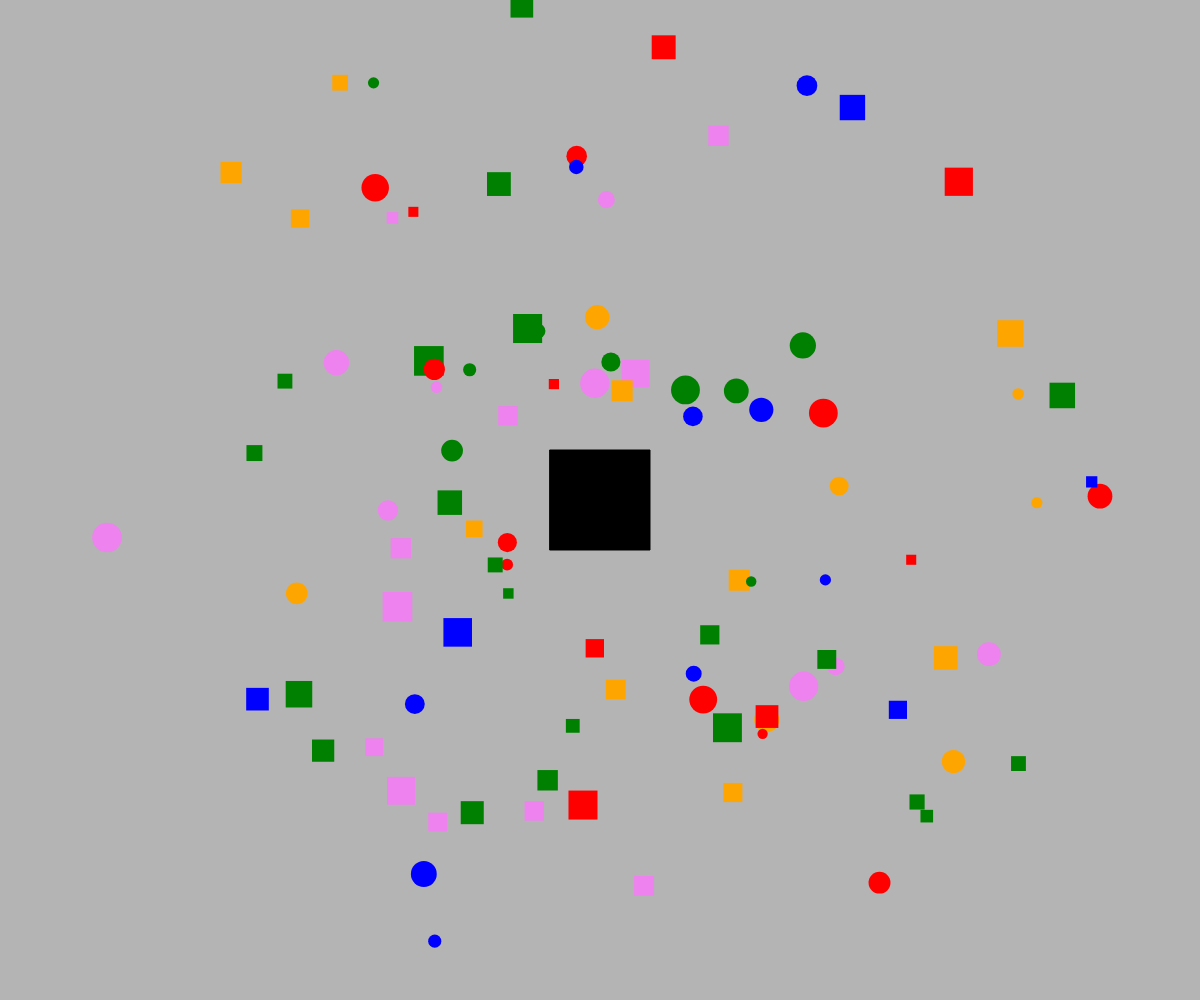
Frame 1 (no input)
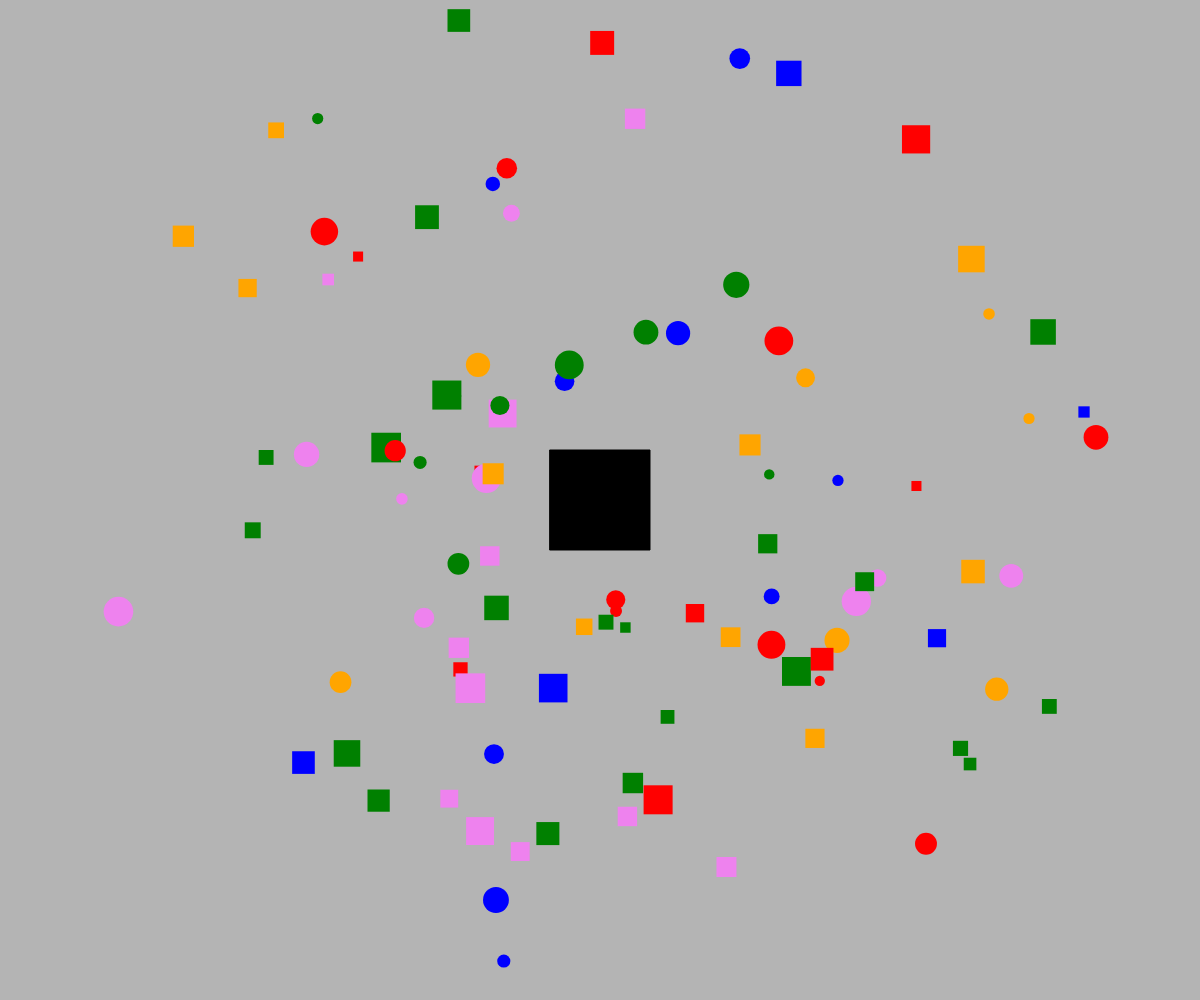
Frame 60 (no input)
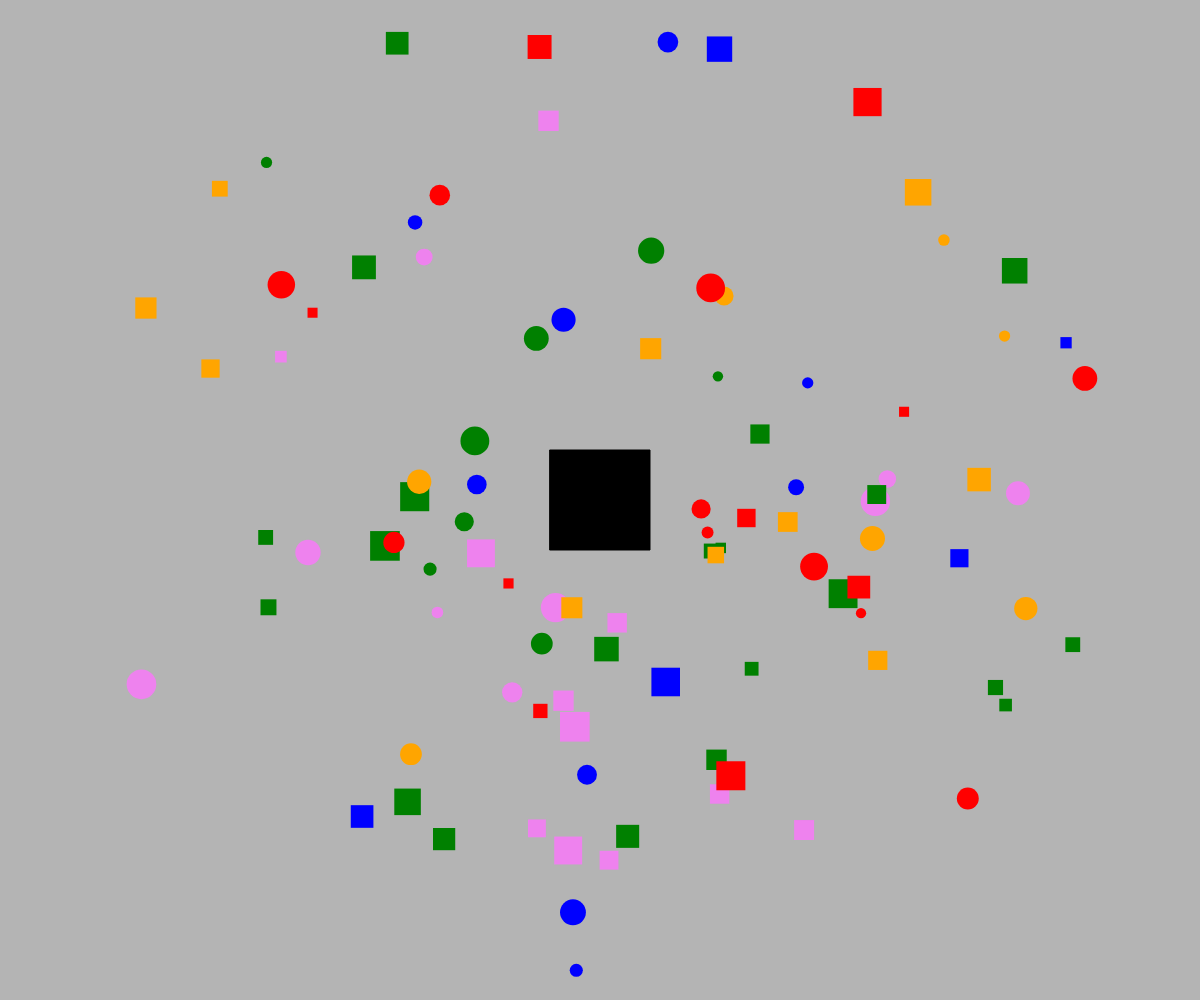
Frame 120 (the mouse pressed at the canvas centre since frame 60)

The p5.js sketch that drew these frames (run headless with seeded random() and noise() and a simulated clock; from frame 60 on, the mouse is pressed at the canvas centre):

// p5.js sketch
// ── sketch.js
var object = []
var kakbah
var numObject = 100
var speeds = [10, 12, 14, 16, 18]
var colors = ["red", "green", "blue", "violet", "orange"]

function setup() {
    createCanvas(windowWidth, windowHeight)
    rectMode(CENTER)
    kakbah = new createKakbah()

    for (var i = 0; i < numObject; i++) {
        var mass = random(5, 15)
        var radius = random(kakbah.height, min(windowWidth / 2, windowHeight / 2))
        var angle = random(0, TWO_PI)
        var objectPos = createVector(radius * cos(angle), radius * sin(angle))

        var type = Math.floor(random(0, 2))
        var id = Math.floor(random(0, 5))
        var randColor = colors[id]
        var objectVel = objectPos.copy()
        objectVel.rotate(-HALF_PI)
        objectVel.normalize()
        objectVel.mult(sqrt((speeds[id] * kakbah.mass) / (radius)))

        object.push(new createObject(id, type, mass, objectPos, objectVel, randColor))
    }
}

function draw() {
    background(180)
    translate(width / 2, height / 2)
    for (var i = numObject - 1; i >= 0; i--) {
        kakbah.attract(object[i])
        object[i].move()
        object[i].show()
    }
    kakbah.show()
}

function createKakbah() {
    this.mass = 50
    this.pos = createVector(0, 0)
    this.height = 100

    this.show = function () {
        stroke(0)
        fill(0)
        rect(this.pos.x, this.pos.y, this.height, this.height)
    }

    this.attract = function (child) {
        var r = dist(this.pos.x, this.pos.y, child.pos.x, child.pos.y)
        var f = (this.pos.copy()).sub(child.pos)
        f.setMag((speeds[child.id] * this.mass * child.mass) / (r * r))
        child.applyForce(f)
    }
}

function createObject(_id, _type, _mass, _pos, _vel, _color) {
    this.id = _id
    this.type = _type
    this.mass = _mass
    this.pos = _pos
    this.vel = _vel
    this.d = this.mass * 2
    this.color = _color

    this.show = function () {
        stroke(0, 50)
        fill(this.color)
        noStroke()
        if (this.type == 1) {
            rect(this.pos.x, this.pos.y, this.d, this.d)
        } else {
            ellipse(this.pos.x, this.pos.y, this.d, this.d)
        }
    }

    this.move = function () {
        this.pos.x += this.vel.x
        this.pos.y += this.vel.y
    }

    this.applyForce = function (f) {
        this.vel.x += f.x / this.mass
        this.vel.y += f.y / this.mass
    }
}
